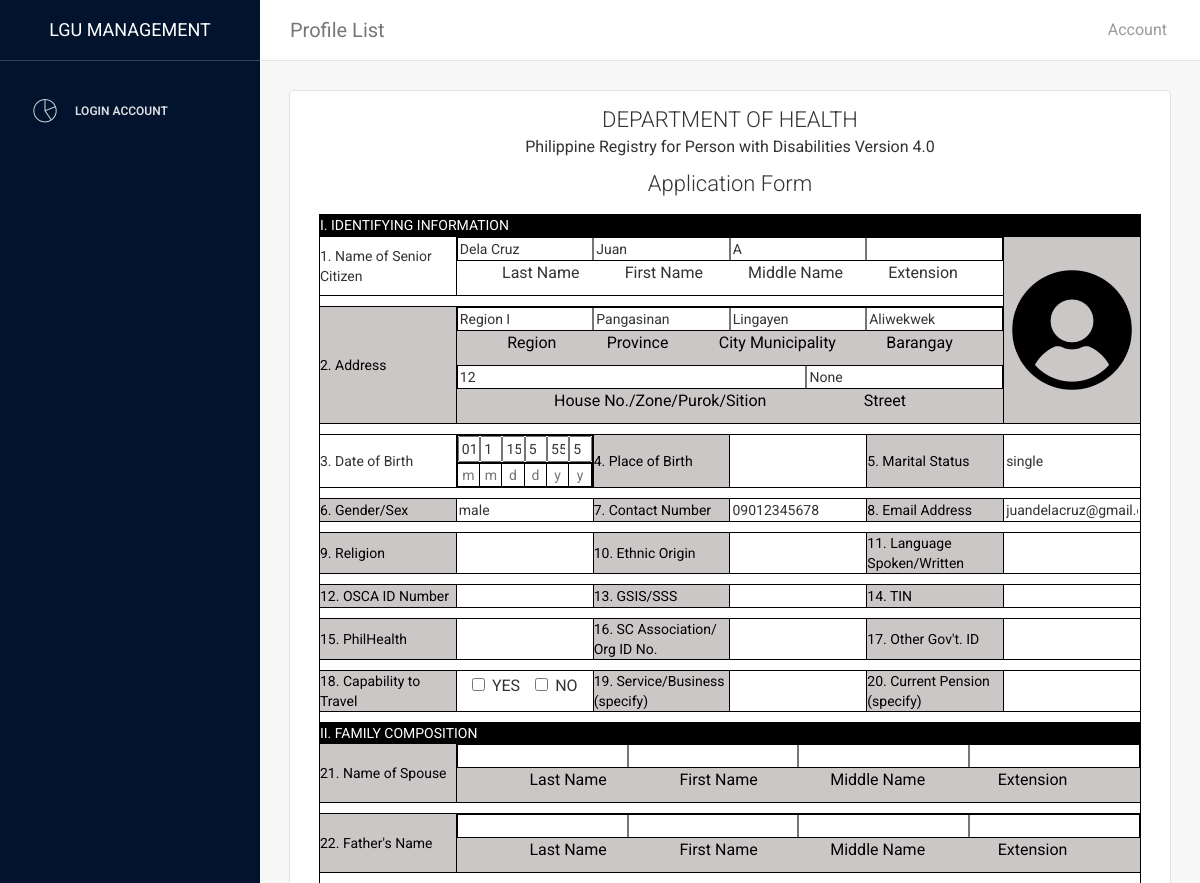
Page /LGU/table_senior.php?id=73ad5qri84q (upper part) on the earlier database version.
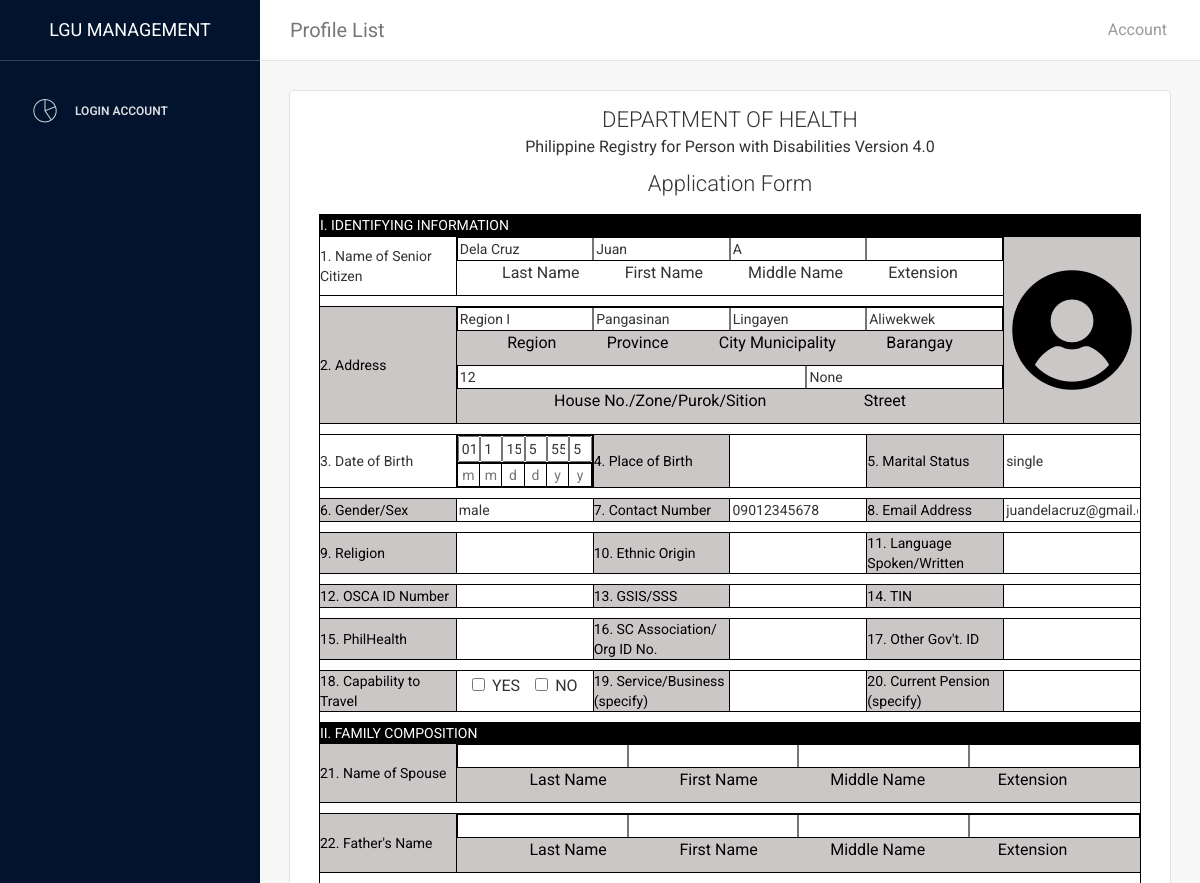
Same page on the later database version.
### tables this page shows
CREATE TABLE `verified` (
  `id` int(11) NOT NULL,
  `fname` varchar(45) DEFAULT NULL,
  `mi` varchar(5) DEFAULT NULL,
  `lname` varchar(45) DEFAULT NULL,
  `email` varchar(45) DEFAULT NULL,
  `bdate` varchar(20) DEFAULT NULL,
  `status_rs` varchar(20) DEFAULT NULL,
  `gender` varchar(20) DEFAULT 'Male',
  `address` varchar(100) DEFAULT NULL,
  `number` varchar(15) DEFAULT NULL,
  `valid_id` varchar(200) DEFAULT NULL,
  `app_id` varchar(15) DEFAULT NULL,
  `photo` varchar(200) DEFAULT NULL,
  `conditions` varchar(20) DEFAULT NULL,
  `nationality` varchar(45) NOT NULL DEFAULT 'Filipino',
  `family_name` varchar(45) DEFAULT NULL,
  `family_contact` varchar(15) DEFAULT NULL,
  `brgy` varchar(45) DEFAULT NULL
);

CREATE TABLE `address` (
  `id` int(11) NOT NULL,
  `user_id` varchar(45) DEFAULT NULL,
  `brgy` varchar(45) DEFAULT NULL,
  `street` varchar(45) DEFAULT NULL,
  `house` varchar(45) DEFAULT NULL
);

### LGU/table_senior.php (the view, shortened to what the changed rows need)
<?php
include('./backend/connection.php');
$id = $_GET['id'];
$query = "SELECT v.*, a.street, a.house, s.signature from verified v Inner join address a on v.app_id = a.user_id inner join test s on s.user_id = v.app_id where v.app_id = '$id' limit 1";
$result = mysqli_query($conn,$query);
if($result){
    if(mysqli_num_rows($result)>0){
        $assoc = mysqli_fetch_assoc($result);
        extract($assoc);
    }else{
        echo mysqli_error($conn);
    }
}else{
    echo mysqli_error($conn);
}
?>
<!doctype html>
<html lang="en">
<head>
    <link href="assets/css/bootstrap.min.css" rel="stylesheet" />
    <link href="assets/css/animate.min.css" rel="stylesheet"/>
    <link href="assets/css/light-bootstrap-dashboard.css?v=1.4.0" rel="stylesheet"/>
    <link href="assets/css/demo.css" rel="stylesheet" />
    <link href="assets/css/confirmation.css" rel="stylesheet" />
    <link href="assets/css/senior.css" rel="stylesheet" />
    <link href="http://maxcdn.bootstrapcdn.com/font-awesome/4.2.0/css/font-awesome.min.css" rel="stylesheet">
    <link href="assets/css/pe-icon-7-stroke.css" rel="stylesheet" />
</head>
<body>
<div class="wrapper">
    <div class="main-panel">
        <div class="content">
            <div class="container-fluid">
                <div class="row">
                    <div class="col-md-12">
                        <div class="card " style="padding: 1em;">
                            <div class="content maincontent">
                                <table>
                                    <tr>
                                        <td colspan="4">
                                            <div class="inputs">
                                                <input type="text" class="noleft notop nobottom" id="lname" value="<?php echo $lname; ?>" >
                                                <input type="text" class="noleft notop nobottom" id="fname" value="<?php echo $fname; ?>">
                                                <input type="text" class="noleft notop nobottom" id="mname" value="<?php echo $mi; ?>">
                                                <input type="text" class="noleft notop nobottom noright" id="ext">
                                            </div>
                                        </td>
                                        <td rowspan="3" class="bg-gray">
                                        <?php
                                            $imagePath = "../priotizen_app/user_img/$photo";
                                            if(file_exists($imagePath)) {
                                                echo '<img  src="../priotizen_app/user_img/'.$photo.'" style="height:100%; width:100%;" alt="..."/>';
                                            }else{
                                                echo '<img  src="../priotizen_app/user_img/default.png" style="height:100%; width:100%; "  alt="..."/>';
                                            }
                                        ?>
                                        </td>
                                    </tr>
                                    <tr>
                                        <td colspan="4">
                                            <div class="inputs">
                                                <input type="text" class="noleft notop nobottom" id="region" value="<?php echo "Region I"; ?>">
                                                <input type="text" class="noleft notop nobottom" id="province" value="<?php echo "Pangasinan"; ?>">
                                                <input type="text" class="noleft notop nobottom" id="municipality" value="<?php echo "Lingayen"; ?>">
                                                <input type="text" class="noleft notop nobottom noright" id="brgy" value="<?php echo $brgy; ?>">
                                            </div>
                                            <div class="inputs">
                                                <input type="text" class="noleft notop nobottom" style="width: 180%;" id="house" value="<?php echo $house; ?>">
                                                <input type="text" class="noleft notop nobottom noright" id="street" value="<?php echo $street; ?>">
                                            </div>
                                        </td>
                                    </tr>
                                    <tr>
                                        <td>
                                            <?php
                                            $bdateStr = explode("-",$bdate);
                                            $birth00 = substr($bdateStr[1],0);
                                            $birth01 = substr($bdateStr[1],1);
                                            $birth10 = substr($bdateStr[2],0);
                                            $birth11 = substr($bdateStr[2],1);
                                            $birth20 = substr($bdateStr[0],-2);
                                            $birth22 = substr($bdateStr[0],-1);
                                            ?>
                                            <div class="top">
                                                <input type="text" id="birth00" value="<?php echo $birth00; ?>" >
                                                <input type="text" id="birth01" value="<?php echo $birth01; ?>">
                                                <input type="text" id="birth10" value="<?php echo $birth10; ?>">
                                                <input type="text" id="birth11" value="<?php echo $birth11; ?>">
                                                <input type="text" id="birth20" value="<?php echo $birth20; ?>">
                                                <input type="text" id="birth22" value="<?php echo $birth22; ?>" >
                                            </div>
                                        </td>
                                        <td>
                                            <input type="text" class="inputs nobottom noleft noright notop" id="status" value="<?php echo $status_rs; ?>">
                                        </td>
                                    </tr>
                                    <tr>
                                        <td>
                                            <input type="text" class="inputs nobottom noleft noright notop" id="sex" value="<?php echo $gender; ?>">
                                        </td>
                                        <td>
                                            <input type="text" class="inputs nobottom noleft noright notop" id="contact" value="<?php echo $number; ?>">
                                        </td>
                                        <td>
                                            <input type="text" class="inputs nobottom noleft noright notop" id="email" value="<?php echo $email; ?>">
                                        </td>
                                    </tr>
                                </table>
                            </div>
                        </div>
                    </div>
                </div>
            </div>
        </div>
    </div>
</div>
</body>
</html>

Differences in the rows shown:
changed verified "Dela Cruz": photo: picture added
